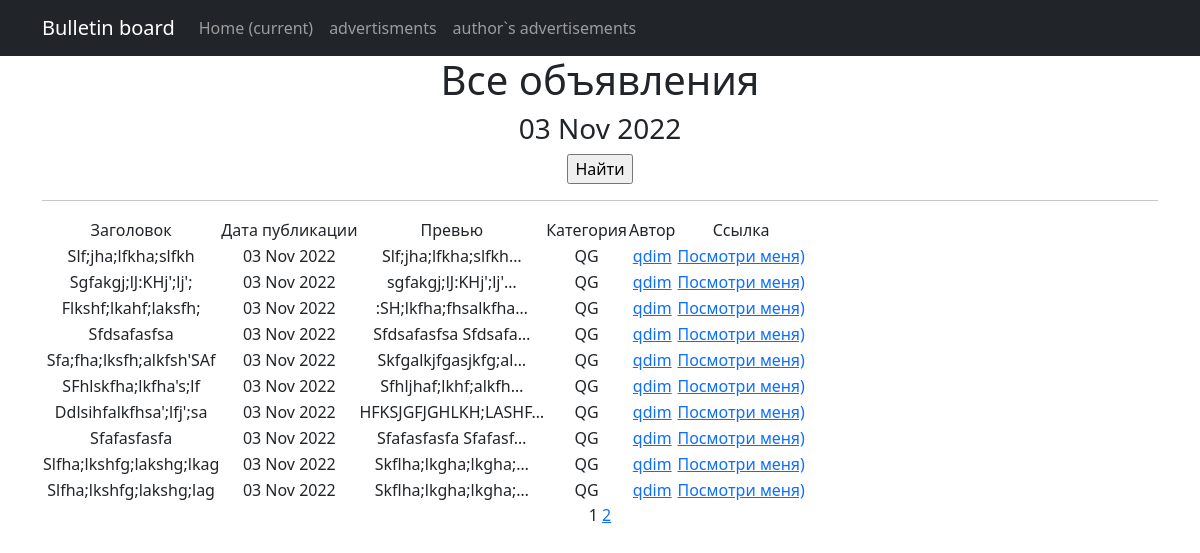
/advertisements/authors/3/, run on the app's committed database.
### board_app/models.py (models this page shows, shortened)
class Advertisement(models.Model):
    time_in = models.DateTimeField(auto_now_add=True)
    heading = models.CharField(max_length=255, unique=True)
    text_ad = models.TextField()
    category = models.CharField(max_length=2, choices=CATEGORIES, default=quest_givers)
    upload = models.ImageField(blank=True, null=True, upload_to='content')
    author = models.ForeignKey(User, on_delete=models.CASCADE, editable=False,null=True,blank=True)

### board_app/views.py (the view)
# urls.py: path('authors/<int:pk>/', AuthorAdvertisementsList.as_view(), name='authors_list'),
class AuthorAdvertisementsList(ListView):
    model = Advertisement
    ordering = '-time_in'
    template_name = 'advertisements_of_author.html'
    context_object_name = 'authoradvertisement'
    paginate_by = 10
    def get_queryset(self):
        self.author = get_object_or_404(User, id=self.kwargs['pk'])
        queryset = Advertisement.objects.filter(author=self.author)
        return queryset
    def get_context_data(self, *, object_list=None, **kwargs):
        context = super().get_context_data(**kwargs)
        context['author'] = self.author
        return context

### board_app/templatetags/custom_tags.py (called while the page is built)
@register.simple_tag()
def current_time(format_string='%b %d %Y'):
   return datetime.utcnow().strftime(format_string)

### templates/advertisements_of_author.html (shortened to what this page needs)
{% extends 'flatpages/default.html' %}
{% load custom_tags %}
{% block content %}
   <h1>Все объявления</h1>
   <h3>{% current_time '%d %b %Y' %}</h3>
   <form action="" method="get">
       <input type="submit" value="Найти" />
   </form>
   <hr>
   {% if not authoradvertisement %}
       <h2>Объявлений нет!</h2>
   {% else %}
<table>
    <tr>
        <td>Заголовок</td>
        <td>Дата публикации</td>
        <td>Превью</td>
        <td>Категория</td>
        <td>Автор</td>
        <td>Ссылка</td>
    </tr>
    {% for advertisement in authoradvertisement %}
    <tr>
        <td>{{ advertisement.heading }}</td>
        <td>{{ advertisement.time_in|date:'d M Y' }}</td>
        <td>{{ advertisement.text_ad|truncatechars:20 }}</td>
        <td>{{ advertisement.category }}</td>
        <td><a href="/advertisements/authors/{{ advertisement.author.id }}">{{ advertisement.author.username }}</a></td>
        <td><a href="/advertisements/{{ advertisement.pk }}">Посмотри меня)</a></td>
    </tr>
    {% endfor %}
</table>
{% endif %}
   {{ page_obj.number }}
   {% if page_obj.has_next %}
       <a href="?page={{ page_obj.next_page_number }}">{{ page_obj.next_page_number }}</a>
   {% endif %}
{% endblock content %}

### data on the page
Advertisement: heading "Slf;jha;lfkha;slfkh", time_in "03 Nov 2022", text_ad "Slf;jha;lfkha;slfkh…", category "QG", author.username "qdim"
Advertisement: heading "Sgfakgj;lJ:KHj';lj';", time_in "03 Nov 2022", text_ad "sgfakgj;lJ:KHj';lj'…", category "QG", author.username "qdim"
Advertisement: heading "Flkshf;lkahf;laksfh;", time_in "03 Nov 2022", text_ad ":SH;lkfha;fhsalkfha…", category "QG", author.username "qdim"
Advertisement: heading "Sfdsafasfsa", time_in "03 Nov 2022", text_ad "Sfdsafasfsa Sfdsafa…", category "QG", author.username "qdim"
Advertisement: heading "Sfa;fha;lksfh;alkfsh'SAf", time_in "03 Nov 2022", text_ad "Skfgalkjfgasjkfg;al…", category "QG", author.username "qdim"
Advertisement: heading "SFhlskfha;lkfha's;lf", time_in "03 Nov 2022", text_ad "Sfhljhaf;lkhf;alkfh…", category "QG", author.username "qdim"
Advertisement: heading "Ddlsihfalkfhsa';lfj';sa", time_in "03 Nov 2022", text_ad "HFKSJGFJGHLKH;LASHF…", category "QG", author.username "qdim"
Advertisement: heading "Sfafasfasfa", time_in "03 Nov 2022", text_ad "Sfafasfasfa Sfafasf…", category "QG", author.username "qdim"
Advertisement: heading "Slfha;lkshfg;lakshg;lkag", time_in "03 Nov 2022", text_ad "Skflha;lkgha;lkgha;…", category "QG", author.username "qdim"
Advertisement: heading "Slfha;lkshfg;lakshg;lag", time_in "03 Nov 2022", text_ad "Skflha;lkgha;lkgha;…", category "QG", author.username "qdim"

### other printed values
{{ page_obj.number }} "1"
{{ page_obj.next_page_number }} "2"
